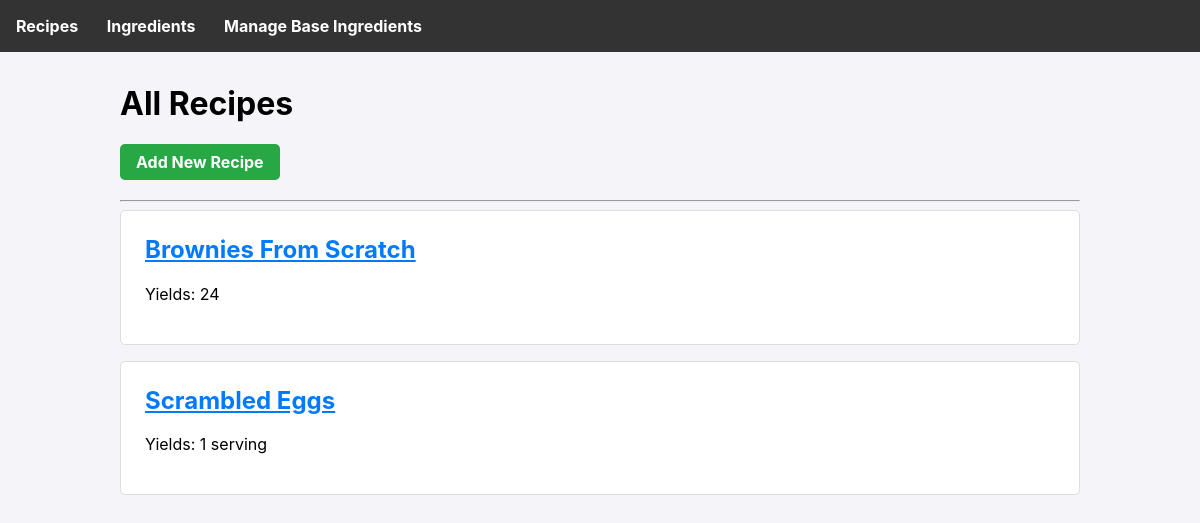
The page / on the database its author committed.
### tables this page shows
CREATE TABLE recipes (
        id INTEGER PRIMARY KEY AUTOINCREMENT,
        name TEXT UNIQUE NOT NULL,
        preparation_instructions TEXT,
        bake_instructions TEXT,
        yield TEXT
    );

### app.py (the view)
@app.route('/')
def index():
    db = get_db()
    recipes = db.execute('SELECT * FROM recipes ORDER BY name').fetchall()
    return render_template('index.html', recipes=recipes)

### app.py (called while the page is built)
def get_db():
    if 'db' not in g:
        g.db = sqlite3.connect(DATABASE)
        g.db.row_factory = sqlite3.Row
    return g.db

### templates/index.html
{% extends 'base.html' %}
{% block content %}
    <h1>All Recipes</h1>
    <a href="{{ url_for('add_recipe') }}" class="button button-green">Add New Recipe</a>
    <hr style="margin-top: 1.2rem;">
    {% for recipe in recipes %}
        <div class="card">
            <h2><a href="{{ url_for('recipe_detail', recipe_id=recipe.id) }}">{{ recipe.name }}</a></h2>
            <p>Yields: {{ recipe.yield }}</p>
        </div>
    {% else %}
        <p>No recipes found. Add one!</p>
    {% endfor %}
{% endblock %}

### templates/base.html (style rules this page uses)
body { font-family: -apple-system, BlinkMacSystemFont, "Segoe UI", Roboto, "Helvetica Neue", Arial, sans-serif; margin: 0; background-color: #f4f4f9; }
.card { background-color: white; border: 1px solid #ddd; border-radius: 5px; padding: 1.5rem; margin-bottom: 1rem; }
.card h2 { margin-top: 0; }
a { color: #007bff; }
.button { display: inline-block; padding: 0.5rem 1rem; border-radius: 5px; text-decoration: none; font-weight: bold; border: none; cursor: pointer; text-align: center; }
.button-green { background-color: #28a745; color: white; }

### rows shown on the page
recipes: name "Brownies From Scratch", yield "24"
recipes: name "Scrambled Eggs", yield "1 serving"
